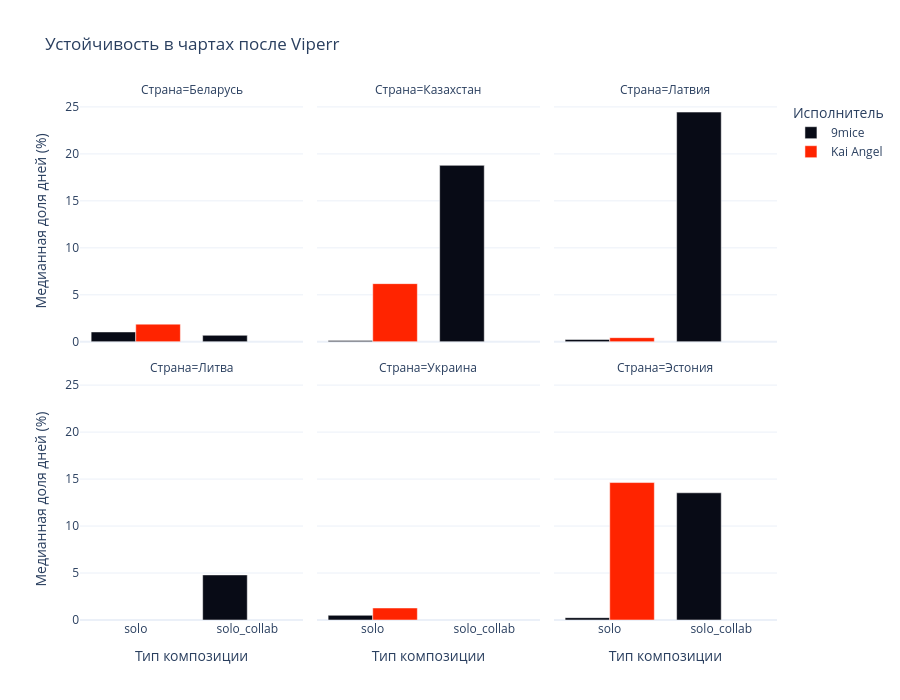

Notebook cell for this chart:
### Markdown cell above
### Сравнение после Viperr

Использовали календарный период с 2025 года. Сравнивали медианы и число наблюдений внутри каждого рынка, а не суммарный ранг разных стран.

### Code cell
post_viperr = stability_valid[stability_valid["era"] == "post_viperr"]

post_summary = (
    post_viperr.groupby(["country", "artist", "collab_type"])
    .agg(
        track_count=("song_id", "nunique"),
        median_peak=("daily_peak", "median"),
        median_days=("days_in_chart", "median"),
        median_chart_share=("chart_share", "median")
    )
    .round(2).reset_index()
)

display(post_summary)

if not post_summary.empty:
    fig = px.bar(
        post_summary, x="collab_type", y="median_chart_share",
        color="artist", barmode="group",
        facet_col="country", facet_col_wrap=3,
        hover_data=["track_count", "median_days", "median_peak"],
        color_discrete_map=artist_colors, template="plotly_white",
        title="Устойчивость в чартах после Viperr",
        labels={"collab_type": "Тип композиции",
                "median_chart_share": "Медианная доля дней (%)",
                "artist": "Исполнитель", "country": "Страна"},
        height=350 * ((post_summary["country"].nunique() + 2) // 3)
    )
    fig.show()

### Figure 1 — Plotly figure (JSON) as saved in the notebook; plotly's stock layout.template omitted (floating-point values rounded to 4 significant figures)
{"data": [{"alignmentgroup": "True", "customdata": [[21.0, 5.0, 28.0], [1.0, 1.0, 100.0]], "hovertemplate": "Исполнитель=9mice<br>Страна=Беларусь<br>Тип композиции=%{x}<br>Медианная доля дней (%)=%{y}<br>track_count=%{customdata[0]}<br>median_days=%{customdata[1]}<br>median_peak=%{customdata[2]}<extra></extra>", "legendgroup": "9mice", "marker": {"color": "#080B16", "pattern": {"shape": ""}}, "name": "9mice", "offsetgroup": "9mice", "orientation": "v", "showlegend": true, "textposition": "auto", "type": "bar", "x": ["solo", "solo_collab"], "xaxis": "x4", "y": [1.05, 0.69], "yaxis": "y4"}, {"alignmentgroup": "True", "customdata": [[1.0, 1.0, 195.0], [1.0, 43.0, 12.0]], "hovertemplate": "Исполнитель=9mice<br>Страна=Казахстан<br>Тип композиции=%{x}<br>Медианная доля дней (%)=%{y}<br>track_count=%{customdata[0]}<br>median_days=%{customdata[1]}<br>median_peak=%{customdata[2]}<extra></extra>", "legendgroup": "9mice", "marker": {"color": "#080B16", "pattern": {"shape": ""}}, "name": "9mice", "offsetgroup": "9mice", "orientation": "v", "showlegend": false, "textposition": "auto", "type": "bar", "x": ["solo", "solo_collab"], "xaxis": "x5", "y": [0.15, 18.78], "yaxis": "y5"}, {"alignmentgroup": "True", "customdata": [[7.0, 1.0, 117.0], [1.0, 56.0, 3.0]], "hovertemplate": "Исполнитель=9mice<br>Страна=Латвия<br>Тип композиции=%{x}<br>Медианная доля дней (%)=%{y}<br>track_count=%{customdata[0]}<br>median_days=%{customdata[1]}<br>median_peak=%{customdata[2]}<extra></extra>", "legendgroup": "9mice", "marker": {"color": "#080B16", "pattern": {"shape": ""}}, "name": "9mice", "offsetgroup": "9mice", "orientation": "v", "showlegend": false, "textposition": "auto", "type": "bar", "x": ["solo", "solo_collab"], "xaxis": "x6", "y": [0.25, 24.45], "yaxis": "y6"}, {"alignmentgroup": "True", "customdata": [[1.0, 11.0, 63.0]], "hovertemplate": "Исполнитель=9mice<br>Страна=Литва<br>Тип композиции=%{x}<br>Медианная доля дней (%)=%{y}<br>track_count=%{customdata[0]}<br>median_days=%{customdata[1]}<br>median_peak=%{customdata[2]}<extra></extra>", "legendgroup": "9mice", "marker": {"color": "#080B16", "pattern": {"shape": ""}}, "name": "9mice", "offsetgroup": "9mice", "orientation": "v", "showlegend": false, "textposition": "auto", "type": "bar", "x": ["solo_collab"], "xaxis": "x", "y": [4.8], "yaxis": "y"}, {"alignmentgroup": "True", "customdata": [[17.0, 2.0, 64.0]], "hovertemplate": "Исполнитель=9mice<br>Страна=Украина<br>Тип композиции=%{x}<br>Медианная доля дней (%)=%{y}<br>track_count=%{customdata[0]}<br>median_days=%{customdata[1]}<br>median_peak=%{customdata[2]}<extra></extra>", "legendgroup": "9mice", "marker": {"color": "#080B16", "pattern": {"shape": ""}}, "name": "9mice", "offsetgroup": "9mice", "orientation": "v", "showlegend": false, "textposition": "auto", "type": "bar", "x": ["solo"], "xaxis": "x2", "y": [0.5], "yaxis": "y2"}, {"alignmentgroup": "True", "customdata": [[1.0, 1.0, 155.0], [1.0, 31.0, 11.0]], "hovertemplate": "Исполнитель=9mice<br>Страна=Эстония<br>Тип композиции=%{x}<br>Медианная доля дней (%)=%{y}<br>track_count=%{customdata[0]}<br>median_days=%{customdata[1]}<br>median_peak=%{customdata[2]}<extra></extra>", "legendgroup": "9mice", "marker": {"color": "#080B16", "pattern": {"shape": ""}}, "name": "9mice", "offsetgroup": "9mice", "orientation": "v", "showlegend": false, "textposition": "auto", "type": "bar", "x": ["solo", "solo_collab"], "xaxis": "x3", "y": [0.25, 13.54], "yaxis": "y3"}, {"alignmentgroup": "True", "customdata": [[51.0, 5.0, 37.0]], "hovertemplate": "Исполнитель=Kai Angel<br>Страна=Беларусь<br>Тип композиции=%{x}<br>Медианная доля дней (%)=%{y}<br>track_count=%{customdata[0]}<br>median_days=%{customdata[1]}<br>median_peak=%{customdata[2]}<extra></extra>", "legendgroup": "Kai Angel", "marker": {"color": "#FF2400", "pattern": {"shape": ""}}, "name": "Kai Angel", "offsetgroup": "Kai Angel", "orientation": "v", "showlegend": true, "textposition": "auto", "type": "bar", "x": ["solo"], "xaxis": "x4", "y": [1.88], "yaxis": "y4"}, {"alignmentgroup": "True", "customdata": [[2.0, 5.5, 169.0]], "hovertemplate": "Исполнитель=Kai Angel<br>Страна=Казахстан<br>Тип композиции=%{x}<br>Медианная доля дней (%)=%{y}<br>track_count=%{customdata[0]}<br>median_days=%{customdata[1]}<br>median_peak=%{customdata[2]}<extra></extra>", "legendgroup": "Kai Angel", "marker": {"color": "#FF2400", "pattern": {"shape": ""}}, "name": "Kai Angel", "offsetgroup": "Kai Angel", "orientation": "v", "showlegend": false, "textposition": "auto", "type": "bar", "x": ["solo"], "xaxis": "x5", "y": [6.19], "yaxis": "y5"}, {"alignmentgroup": "True", "customdata": [[7.0, 1.0, 109.0]], "hovertemplate": "Исполнитель=Kai Angel<br>Страна=Латвия<br>Тип композиции=%{x}<br>Медианная доля дней (%)=%{y}<br>track_count=%{customdata[0]}<br>median_days=%{customdata[1]}<br>median_peak=%{customdata[2]}<extra></extra>", "legendgroup": "Kai Angel", "marker": {"color": "#FF2400", "pattern": {"shape": ""}}, "name": "Kai Angel", "offsetgroup": "Kai Angel", "orientation": "v", "showlegend": false, "textposition": "auto", "type": "bar", "x": ["solo"], "xaxis": "x6", "y": [0.44], "yaxis": "y6"}, {"alignmentgroup": "True", "customdata": [[48.0, 2.0, 59.0]], "hovertemplate": "Исполнитель=Kai Angel<br>Страна=Украина<br>Тип композиции=%{x}<br>Медианная доля дней (%)=%{y}<br>track_count=%{customdata[0]}<br>median_days=%{customdata[1]}<br>median_peak=%{customdata[2]}<extra></extra>", "legendgroup": "Kai Angel", "marker": {"color": "#FF2400", "pattern": {"shape": ""}}, "name": "Kai Angel", "offsetgroup": "Kai Angel", "orientation": "v", "showlegend": false, "textposition": "auto", "type": "bar", "x": ["solo"], "xaxis": "x2", "y": [1.28], "yaxis": "y2"}, {"alignmentgroup": "True", "customdata": [[1.0, 12.0, 123.0]], "hovertemplate": "Исполнитель=Kai Angel<br>Страна=Эстония<br>Тип композиции=%{x}<br>Медианная доля дней (%)=%{y}<br>track_count=%{customdata[0]}<br>median_days=%{customdata[1]}<br>median_peak=%{customdata[2]}<extra></extra>", "legendgroup": "Kai Angel", "marker": {"color": "#FF2400", "pattern": {"shape": ""}}, "name": "Kai Angel", "offsetgroup": "Kai Angel", "orientation": "v", "showlegend": false, "textposition": "auto", "type": "bar", "x": ["solo"], "xaxis": "x3", "y": [14.63], "yaxis": "y3"}], "layout": {"annotations": [{"font": {}, "showarrow": false, "text": "Страна=Литва", "x": 0.16, "xanchor": "center", "xref": "paper", "y": 0.465, "yanchor": "bottom", "yref": "paper"}, {"font": {}, "showarrow": false, "text": "Страна=Украина", "x": 0.5, "xanchor": "center", "xref": "paper", "y": 0.465, "yanchor": "bottom", "yref": "paper"}, {"font": {}, "showarrow": false, "text": "Страна=Эстония", "x": 0.84, "xanchor": "center", "xref": "paper", "y": 0.465, "yanchor": "bottom", "yref": "paper"}, {"font": {}, "showarrow": false, "text": "Страна=Беларусь", "x": 0.16, "xanchor": "center", "xref": "paper", "y": 1.0, "yanchor": "bottom", "yref": "paper"}, {"font": {}, "showarrow": false, "text": "Страна=Казахстан", "x": 0.5, "xanchor": "center", "xref": "paper", "y": 1.0, "yanchor": "bottom", "yref": "paper"}, {"font": {}, "showarrow": false, "text": "Страна=Латвия", "x": 0.84, "xanchor": "center", "xref": "paper", "y": 1.0, "yanchor": "bottom", "yref": "paper"}], "barmode": "group", "height": 700, "legend": {"title": {"text": "Исполнитель"}, "tracegroupgap": 0}, "title": {"text": "Устойчивость в чартах после Viperr"}, "xaxis": {"anchor": "y", "domain": [0, 0.32], "title": {"text": "Тип композиции"}}, "xaxis2": {"anchor": "y2", "domain": [0.34, 0.66], "matches": "x", "title": {"text": "Тип композиции"}}, "xaxis3": {"anchor": "y3", "domain": [0.68, 1.0], "matches": "x", "title": {"text": "Тип композиции"}}, "xaxis4": {"anchor": "y4", "domain": [0, 0.32], "matches": "x", "showticklabels": false}, "xaxis5": {"anchor": "y5", "domain": [0.34, 0.66], "matches": "x", "showticklabels": false}, "xaxis6": {"anchor": "y6", "domain": [0.68, 1.0], "matches": "x", "showticklabels": false}, "yaxis": {"anchor": "x", "domain": [0, 0.465], "title": {"text": "Медианная доля дней (%)"}}, "yaxis2": {"anchor": "x2", "domain": [0, 0.465], "matches": "y", "showticklabels": false}, "yaxis3": {"anchor": "x3", "domain": [0, 0.465], "matches": "y", "showticklabels": false}, "yaxis4": {"anchor": "x4", "domain": [0.535, 1.0], "matches": "y", "title": {"text": "Медианная доля дней (%)"}}, "yaxis5": {"anchor": "x5", "domain": [0.535, 1.0], "matches": "y", "showticklabels": false}, "yaxis6": {"anchor": "x6", "domain": [0.535, 1.0], "matches": "y", "showticklabels": false}}}
